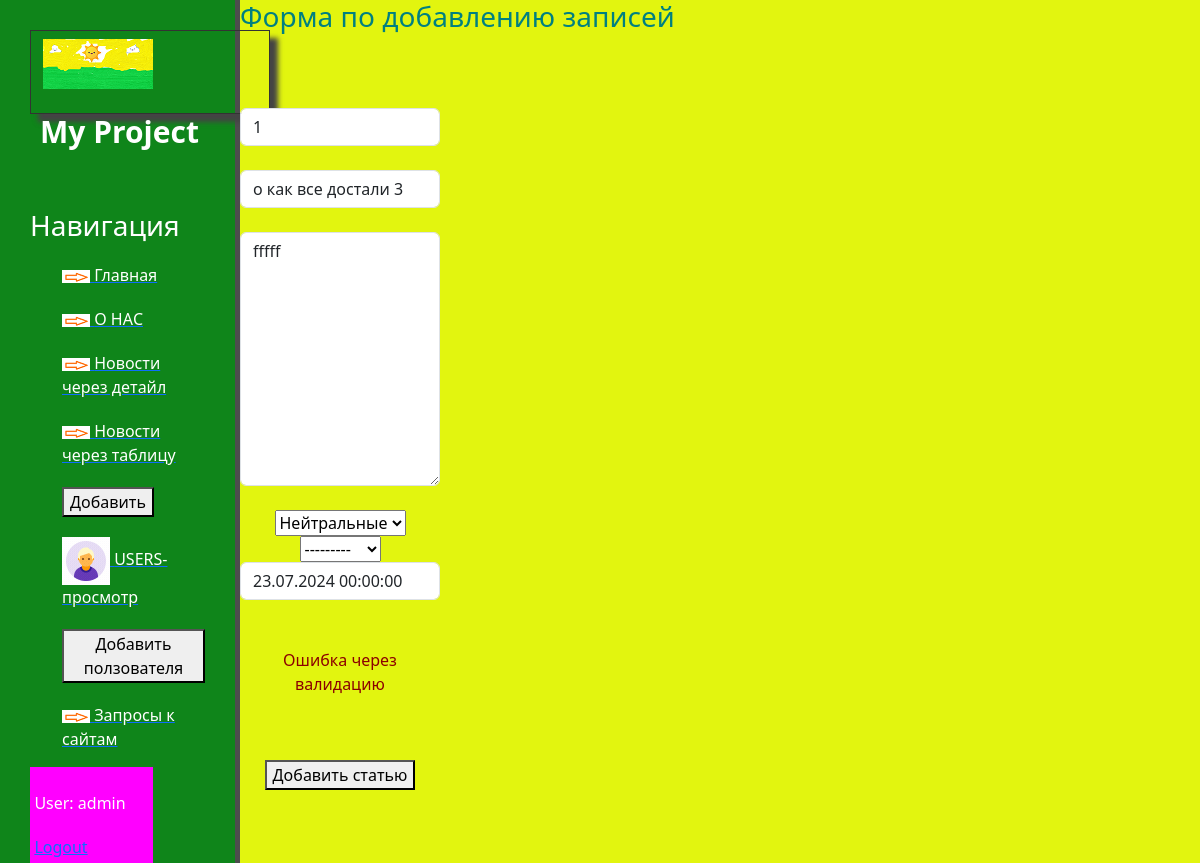
The app's page /news/1/update (signed in) with its own data.
### news/models.py (models this page shows, shortened)
class Articles(models.Model):
    title = models.CharField('Название', max_length=50, default='ТЕКСТ')
    anons = models.CharField('Анонс', max_length=250)
    full_text = models.TextField('Статья')
    date = models.DateTimeField('Дата публикации')
    avtor = models.OneToOneField(Avtor, on_delete = models.CASCADE, null=True, blank=True)
    Status_News_CHOICES=[
        ("TOP","Горячие"),
        ("COOL","Холодные"),
        ("Netral","Нейтральные"),
    ]
    status = models.CharField(max_length=7, choices=Status_News_CHOICES, default="Netral")
    class Meta:
        verbose_name='Новость'
        verbose_name_plural='Новости'

### news/views.py (the view)
# urls.py: path('<int:pk>/update', views.NewUpdateView.as_view(), name='news-update'),
class NewUpdateView(PermissionRequiredMixin, UpdateView):
    permission_required = 'news.change_articles'
    model = Articles
    template_name = 'news/create.html'
    form_class = ArticlesForms

### news/forms.py (shortened to what this page needs)
class ArticlesForms(ModelForm):
    class Meta:
        model=Articles
        fields=['title', 'anons', 'full_text', 'date', 'avtor', 'status']
        widgets={
            "title": TextInput(attrs={
                'class': 'form-control',
                'placeholder': 'Название статей'}),
            "anons": TextInput(attrs={
                'class': 'form-control',
                'placeholder': 'Анонс статьи'}),
            "date": DateTimeInput(attrs={
                'class': 'form-control',
                'placeholder': 'Дата публикации'}),
            "full_text": Textarea(attrs={
                'class': 'form-control',
                'placeholder': 'Текст'})
        }

### news/models.py (called while the page is built)
    def __str__(self):
        return self.name

### news/templates/news/create.html (shortened to what this page needs)
{% extends 'main/layout.html' %}
{% block content %}
     <div class="features">
         <h3>Форма по добавлению записей</h3>
            <form method="post">
                 {% csrf_token %}<br>
                 {{ form.title }}<br>
                 {{ form.anons }}<br>
                 {{ form.full_text }}<br>
                 {{ form.status }}<br>
                 {{ form.avtor }}<br>
                 {{ form.date }}<br>
                 <br>
                <p>Ошибка через валидацию</p> <br>
                 {{ form.errors }}<br>
{% endblock %}

### main/templates/main/layout.html (shortened to what this page needs)
{% load static %}
<html xmlns="http://www.w3.org/1999/html">
<head>
    <link rel="stylesheet" href="https://cdn.jsdelivr.net/npm/bootstrap@5.3.2/dist/css/bootstrap.min.css">
    <link rel="stylesheet" href="{% static 'main/css/main.css' %}" >
</head>
<body>
   <aside>
       <div class="logoPict">
           <p><img src="{% static 'main/img/necture.png' %}" alt="лого"></p>
       </div>
       <span class="logo">My Project</span>
       <h3>Навигация</h3>
       <ul>
           <a href="{% url 'home' %}"><li> <img src="{% static 'main/img/V1.png' %}"> Главная </li> </a>
           <a href="{% url 'about' %}"><li> <img src="{% static 'main/img/V1.png' %}"> О НАС</li> </a>
           <a href="{% url 'news_home' %}"><li> <img src="{% static 'main/img/V1.png' %}"> Новости через детайл </li> </a>
           <a href="{% url 'news_home_tables' %}"><li> <img src="{% static 'main/img/V1.png' %}"> Новости через таблицу</li> </a>
           <a href="{% url 'create' %}"><li> <button> Добавить </button> </li> </a>
           <a href="{% url 'usvers_home' %}"><li> <img src="{% static 'main/img/usver_Icon.gif' %}"> USERS-просмотр</li> </a>
           <a href="{% url 'usvers_create' %}"><li> <button> Добавить ползователя </button> </li> </a>
           <a href="{% url 'requests_get' %}"><li> <img src="{% static 'main/img/V1.png' %}"> Запросы к сайтам</li> </a>
       </ul>
       <ul class="sidebar-nav">
            {% if user.is_authenticated %}
                <li>User: {{ user.get_username }}</li>
                <li><a href="{% url 'logout'%}?next={{request.path}}">Logout</a></li>
           {% else %}
                 <li><a href="{% url 'login'%}?next={{request.path}}">Login</a></li>
           {% endif %}
        </ul>
   </aside>
    <main>
  {% block content %}
  {% endblock %}

### main/static/main/css/main.css (style rules this page uses)
body { background: #e2f50f; }
aside { float:left; background: #0f851a; width: 20%; padding: 2.5%; height: 100%; color: #0f851a; border-right: 5px solid #4d4d4d; }
aside .logoPict { width: 15em; border: 1px solid #333; box-shadow: 8px 8px 5px #444; padding: 8px 12px; }
aside .logo { width: 80px ; font-size: 30px; margin-left: 10px; font-weight: bold; position: relative; Top: -5px; color: #fff; }
aside h3 { margin-top: 50px; font-size: 28px; color: #fff; }
aside ul { list-style: none }
aside ul li { color: #fff; display: block; margin-top: 20px; transition: transform .6s ease; }
main .features { float: left; color: #008080; text-align: center; //width: 20%; }
main p { color: #8B0000; text-align: center; }
.sidebar-nav { border-collapse: collapse; width: 70%; padding: 2.5%; background: #ff00ff; }
form { margin-lefr:32%; width:200px; margin-top:50px; }

### records on screen
Articles: title "1", anons "о как все достали 3", full_text "fffff", status "Нейтральные", avtor "---------", date "23.07.2024 00:00:00"

### other values on screen
{{ user.get_username }} "admin"
